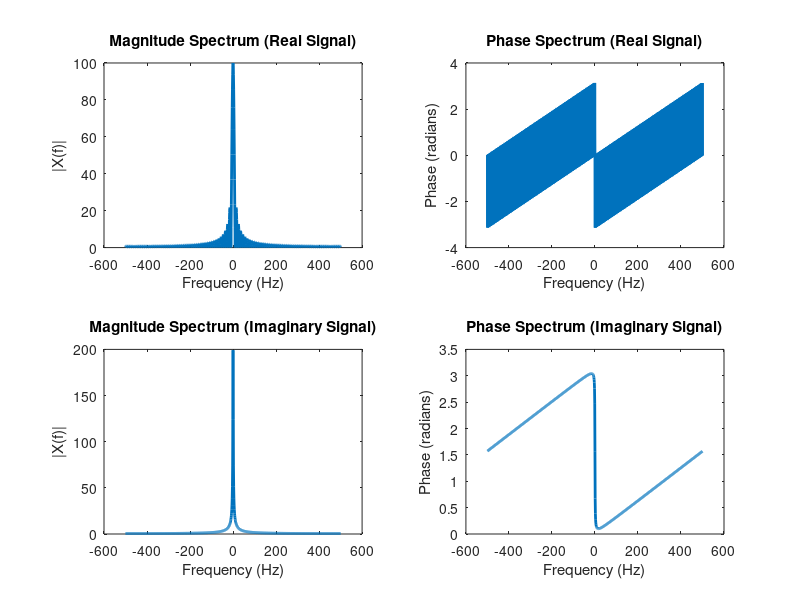
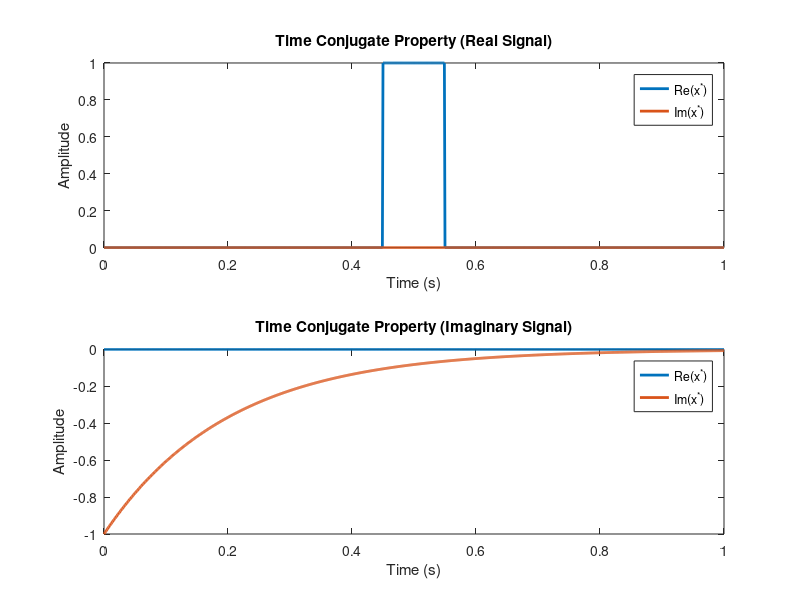

The MATLAB script that drew these images, in order:
% Parameters
fs = 1000;  % Sampling frequency
T = 1/fs;   % Sampling period
t = 0:T:1;  % Time vector

% Pure Real Signal (Rectangular Pulse)
x_real = rectpuls(t - 0.5, 0.1);  % Rectangular pulse centered at 0.5s

% Pure Imaginary Signal (Decaying Exponential)
alpha = 5;  % Decay rate
x_imag = 1i * exp(-alpha * t);  % Pure imaginary signal

% Fourier Transform
frequencies = linspace(-fs/2, fs/2, length(t));
X_real = fftshift(fft(x_real));
X_imag = fftshift(fft(x_imag));

% Plotting the Fourier Transform magnitude and phase for the real signal
figure;

subplot(2, 2, 1);
plot(frequencies, abs(X_real), 'LineWidth', 2);
title('Magnitude Spectrum (Real Signal)');
xlabel('Frequency (Hz)');
ylabel('|X(f)|');

subplot(2, 2, 2);
plot(frequencies, angle(X_real), 'LineWidth', 2);
title('Phase Spectrum (Real Signal)');
xlabel('Frequency (Hz)');
ylabel('Phase (radians)');

% Plotting the Fourier Transform magnitude and phase for the imaginary signal
subplot(2, 2, 3);
plot(frequencies, abs(X_imag), 'LineWidth', 2);
title('Magnitude Spectrum (Imaginary Signal)');
xlabel('Frequency (Hz)');
ylabel('|X(f)|');

subplot(2, 2, 4);
plot(frequencies, angle(X_imag), 'LineWidth', 2);
title('Phase Spectrum (Imaginary Signal)');
xlabel('Frequency (Hz)');
ylabel('Phase (radians)');

% Verifying Time Conjugate Property
figure;
subplot(2, 1, 1);
plot(t, real(conj(x_real)), 'LineWidth', 2);
hold on;
plot(t, imag(conj(x_real)), 'LineWidth', 2);
title('Time Conjugate Property (Real Signal)');
xlabel('Time (s)');
ylabel('Amplitude');
legend('Re(x^*)', 'Im(x^*)');
hold off;

subplot(2, 1, 2);
plot(t, real(conj(x_imag)), 'LineWidth', 2);
hold on;
plot(t, imag(conj(x_imag)), 'LineWidth', 2);
title('Time Conjugate Property (Imaginary Signal)');
xlabel('Time (s)');
ylabel('Amplitude');
legend('Re(x^*)', 'Im(x^*)');
hold off;